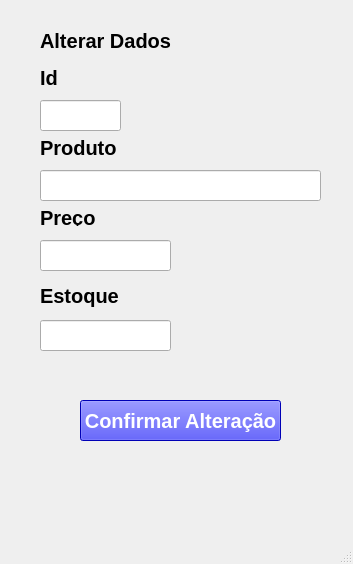
<?xml version="1.0" encoding="UTF-8"?>
<ui version="4.0">
 <class>MainWindow</class>
 <widget class="QMainWindow" name="MainWindow">
  <property name="geometry">
   <rect>
    <x>0</x>
    <y>0</y>
    <width>353</width>
    <height>564</height>
   </rect>
  </property>
  <property name="windowTitle">
   <string>MainWindow</string>
  </property>
  <widget class="QWidget" name="centralwidget">
   <widget class="QLabel" name="label">
    <property name="geometry">
     <rect>
      <x>40</x>
      <y>30</y>
      <width>141</width>
      <height>21</height>
     </rect>
    </property>
    <property name="font">
     <font>
      <pointsize>15</pointsize>
      <bold>true</bold>
     </font>
    </property>
    <property name="text">
     <string>Alterar Dados</string>
    </property>
   </widget>
   <widget class="QLineEdit" name="txtAlterarId">
    <property name="geometry">
     <rect>
      <x>40</x>
      <y>100</y>
      <width>81</width>
      <height>31</height>
     </rect>
    </property>
    <property name="styleSheet">
     <string notr="true">font: 12pt &quot;Arial&quot;,rgb(0, 0, 255)</string>
    </property>
   </widget>
   <widget class="QLineEdit" name="txtAlterarProduto">
    <property name="geometry">
     <rect>
      <x>40</x>
      <y>170</y>
      <width>281</width>
      <height>31</height>
     </rect>
    </property>
    <property name="styleSheet">
     <string notr="true">font: 12pt &quot;Arial&quot;,rgb(0, 0, 255)</string>
    </property>
   </widget>
   <widget class="QLineEdit" name="txtAlterarPreco">
    <property name="geometry">
     <rect>
      <x>40</x>
      <y>240</y>
      <width>131</width>
      <height>31</height>
     </rect>
    </property>
    <property name="styleSheet">
     <string notr="true">font: 12pt &quot;Arial&quot;,rgb(0, 0, 255)</string>
    </property>
   </widget>
   <widget class="QLineEdit" name="txtAlterarEstoque">
    <property name="geometry">
     <rect>
      <x>40</x>
      <y>320</y>
      <width>131</width>
      <height>31</height>
     </rect>
    </property>
    <property name="styleSheet">
     <string notr="true">font: 12pt &quot;Arial&quot;,rgb(0, 0, 255)</string>
    </property>
   </widget>
   <widget class="QLabel" name="label_2">
    <property name="geometry">
     <rect>
      <x>40</x>
      <y>70</y>
      <width>49</width>
      <height>16</height>
     </rect>
    </property>
    <property name="font">
     <font>
      <pointsize>15</pointsize>
      <bold>true</bold>
     </font>
    </property>
    <property name="text">
     <string>Id</string>
    </property>
   </widget>
   <widget class="QLabel" name="label_3">
    <property name="geometry">
     <rect>
      <x>40</x>
      <y>140</y>
      <width>81</width>
      <height>16</height>
     </rect>
    </property>
    <property name="font">
     <font>
      <pointsize>15</pointsize>
      <bold>true</bold>
     </font>
    </property>
    <property name="text">
     <string>Produto</string>
    </property>
   </widget>
   <widget class="QLabel" name="label_4">
    <property name="geometry">
     <rect>
      <x>40</x>
      <y>210</y>
      <width>61</width>
      <height>16</height>
     </rect>
    </property>
    <property name="font">
     <font>
      <pointsize>15</pointsize>
      <bold>true</bold>
     </font>
    </property>
    <property name="text">
     <string>Preço</string>
    </property>
   </widget>
   <widget class="QLabel" name="label_5">
    <property name="geometry">
     <rect>
      <x>40</x>
      <y>280</y>
      <width>81</width>
      <height>31</height>
     </rect>
    </property>
    <property name="font">
     <font>
      <pointsize>15</pointsize>
      <bold>true</bold>
     </font>
    </property>
    <property name="text">
     <string>Estoque</string>
    </property>
   </widget>
   <widget class="QPushButton" name="btnConfirmar">
    <property name="geometry">
     <rect>
      <x>80</x>
      <y>400</y>
      <width>201</width>
      <height>41</height>
     </rect>
    </property>
    <property name="font">
     <font>
      <pointsize>15</pointsize>
      <bold>true</bold>
     </font>
    </property>
    <property name="styleSheet">
     <string notr="true">color: rgb(255, 255, 255);
background-color: rgb(0, 0, 255);</string>
    </property>
    <property name="text">
     <string>Confirmar Alteração</string>
    </property>
   </widget>
  </widget>
  <widget class="QMenuBar" name="menubar">
   <property name="geometry">
    <rect>
     <x>0</x>
     <y>0</y>
     <width>353</width>
     <height>22</height>
    </rect>
   </property>
  </widget>
  <widget class="QStatusBar" name="statusbar"/>
 </widget>
 <resources/>
 <connections/>
</ui>
